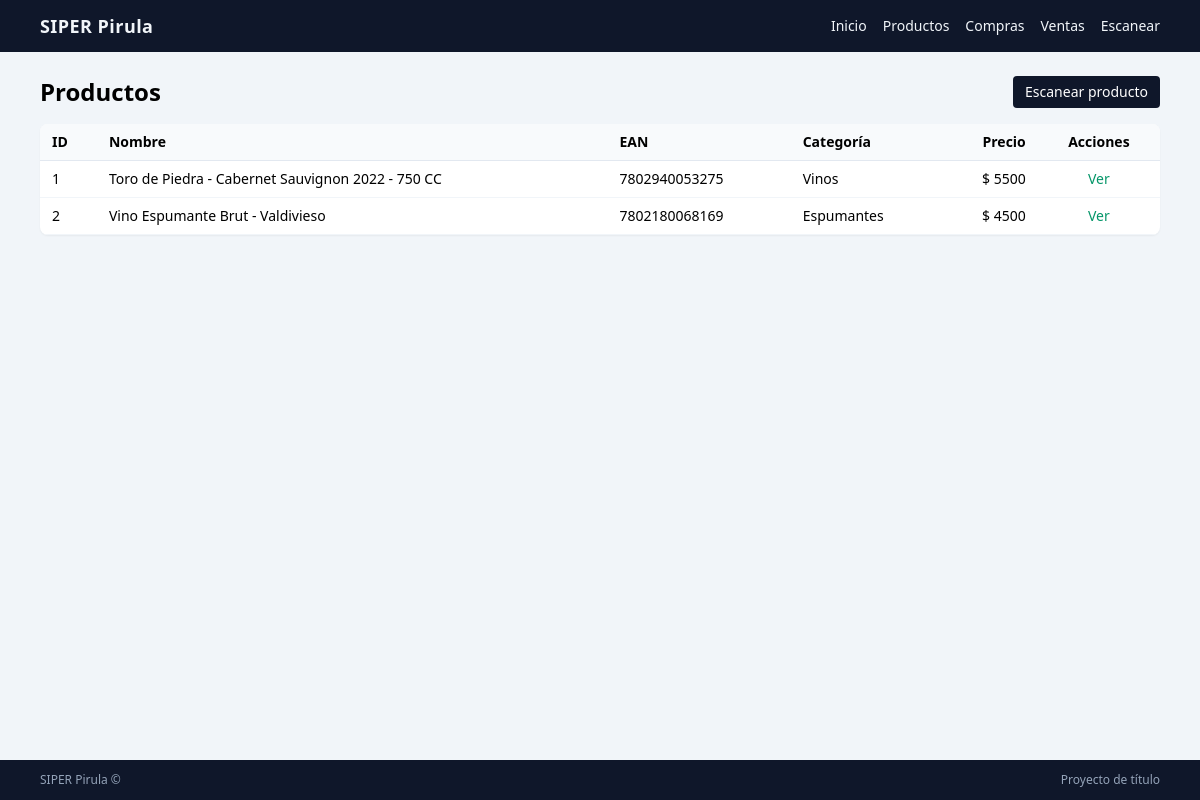
Page /inventario/productos/ (signed in) on the committed database.
### inventario/models.py (models this page shows, shortened)
class Producto(models.Model):
    negocio = models.ForeignKey(Negocio, on_delete=models.PROTECT)
    sku = models.CharField(max_length=40, blank=True, null=True)
    ean = models.CharField("Código de barras", max_length=40, unique=True)
    nombre = models.CharField(max_length=120)
    categoria = models.ForeignKey(Categoria, on_delete=models.PROTECT)
    precio = models.PositiveIntegerField(default=0, help_text="Precio de venta en pesos chilenos")
    costo = models.PositiveIntegerField(default=0, help_text="Costo en pesos chilenos")
    stock_min = models.IntegerField(default=0)
    ubicacion = models.CharField(max_length=60, blank=True, null=True)
    activo = models.BooleanField(default=True)
    imagen = models.ImageField(
        upload_to="productos/",
        blank=True,
        null=True,
    )
    class Meta:
        db_table = "producto"

class Categoria(models.Model):
    negocio = models.ForeignKey(Negocio, on_delete=models.PROTECT)
    nombre = models.CharField(max_length=80)
    class Meta:
        db_table = "categoria"
    def __str__(self):
        return self.nombre

### inventario/views.py (the view)
# urls.py: path("productos/", views.ProductoListaView.as_view(), name="producto_lista"),
class ProductoListaView(LoginRequiredMixin, ListView):
    model = Producto
    template_name = "inventario/productos/producto_lista.html"
    context_object_name = "productos"
    ordering = ["nombre"]
    paginate_by = 25
    def get_queryset(self):
        negocio = self.request.user.perfilusuario.negocio
        return (
            Producto.objects
            .filter(negocio=negocio, activo=True)
            .order_by("nombre")
        )

### templates/inventario/productos/producto_lista.html (shortened to what this page needs)
{% extends "../../core/base.html" %}
{% block content %}
<div class="flex items-center justify-between mb-4">
    <h1 class="text-2xl font-bold">Productos</h1>
    <a href="{% url 'inventario:scan_ean' %}"
       class="px-3 py-1.5 rounded bg-slate-900 text-white text-sm hover:bg-slate-700">
        Escanear producto
    </a>
</div>
<div class="bg-white shadow-sm rounded-lg overflow-x-auto">
    <table class="min-w-full text-sm">
        <thead class="bg-slate-50 border-b border-slate-200">
            <tr>
                <th class="px-3 py-2 text-left">ID</th>
                <th class="px-3 py-2 text-left">Nombre</th>
                <th class="px-3 py-2 text-left">EAN</th>
                <th class="px-3 py-2 text-left">Categoría</th>
                <th class="px-3 py-2 text-right">Precio</th>
                <th class="px-3 py-2 text-center">Acciones</th>
            </tr>
        </thead>
        <tbody>
        {% for p in productos %}
            <tr class="border-b border-slate-100 hover:bg-slate-50">
                <td class="px-3 py-2">{{ p.id }}</td>
                <td class="px-3 py-2 font-medium">{{ p.nombre }}</td>
                <td class="px-3 py-2">{{ p.ean }}</td>
                <td class="px-3 py-2">{{ p.categoria }}</td>
                <td class="px-3 py-2 text-right">$ {{ p.precio }}</td>
                <td class="px-3 py-2 text-center">
                    <a href="{% url 'inventario:producto_detalle' p.pk %}"
                       class="text-emerald-600 hover:text-emerald-800 font-medium">
                       Ver
                    </a>
                </td>
            </tr>
        {% empty %}
            <tr>
                <td colspan="6" class="px-3 py-4 text-center text-slate-500">
                    No hay productos registrados.
                </td>
            </tr>
        {% endfor %}
        </tbody>
    </table>
</div>
{% endblock %}

### rows in the picture
Producto: id "1", nombre "Toro de Piedra - Cabernet Sauvignon 2022 - 750 CC", ean "7802940053275", categoria "Vinos", precio "5500"
Producto: id "2", nombre "Vino Espumante Brut - Valdivieso", ean "7802180068169", categoria "Espumantes", precio "4500"
